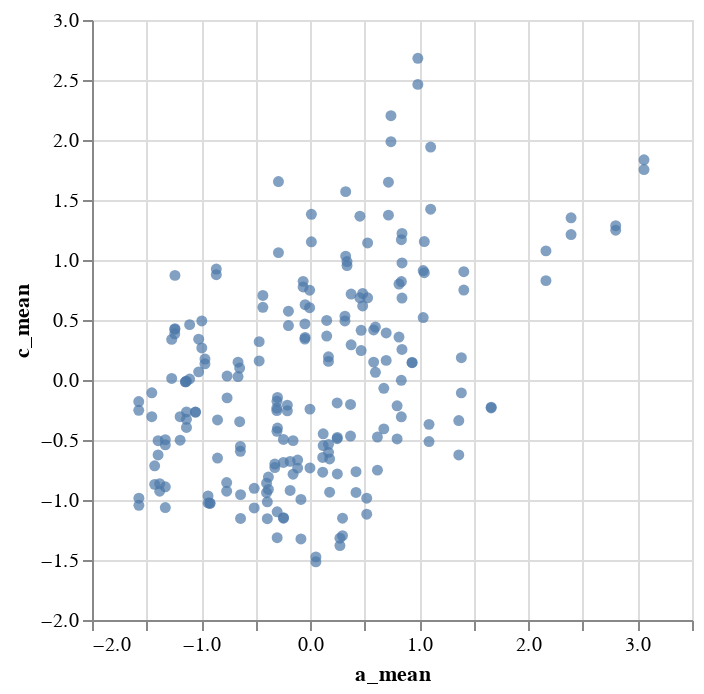

The cell this chart's notebook holds for it:
### Code cell
alt.Chart(df, width=300, height=300).mark_circle().encode(x='a_mean', y='c_mean', tooltip='label')

### Figure 1 — Vega-Lite specification as saved in the notebook (floating-point values rounded to 4 significant figures; data arrays with more than 128 entries replaced by an {"elided": "..."} marker saying what was removed)
{"$schema": "https://vega.github.io/schema/vega-lite/v2.6.0.json", "config": {"view": {"height": 300, "width": 400}}, "data": {"name": "data-8ebbd18d77b7c8a6e690fe9943117f12"}, "datasets": {"data-8ebbd18d77b7c8a6e690fe9943117f12": {"elided": "210 records"}}, "encoding": {"tooltip": {"field": "label", "type": "nominal"}, "x": {"field": "a_mean", "type": "quantitative"}, "y": {"field": "c_mean", "type": "quantitative"}}, "height": 300, "mark": "circle", "width": 300}
